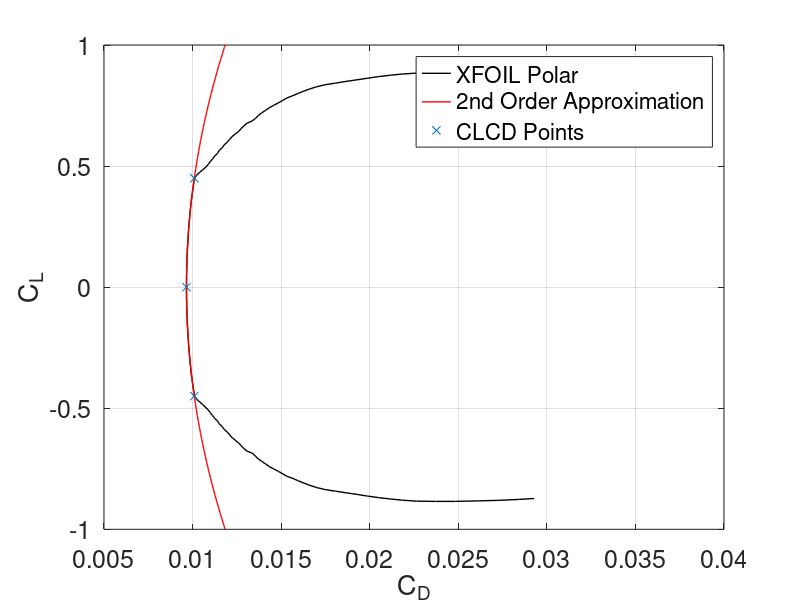

Write MATLAB code to recreate this figure.
clear
clc

figure
data = csvread("VISH_CDCL.csv")
cd = data(:,3)
cl = data(:,2)
plot(cd, cl, 'k','LineWidth',1)
hold on 
set(gca,'fontsize',18)
grid on;
coef = polyfit(cl(51:123,:), cd(51:123,:), 2)
x = [-1:0.01:1]
curve = polyval(coef,x)
plot(curve, x, 'r','LineWidth',1)
scatter([0.010097, 0.0096554,0.010097],[-0.45,0,0.45], "x")
legend("XFOIL Polar","2nd Order Approximation", "CLCD Points")
ylabel("C_L")
xlabel("C_D")